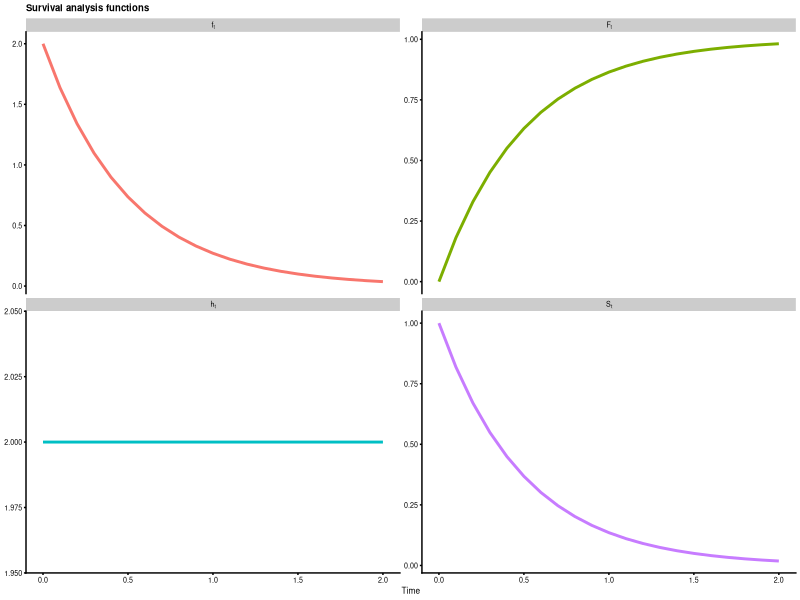
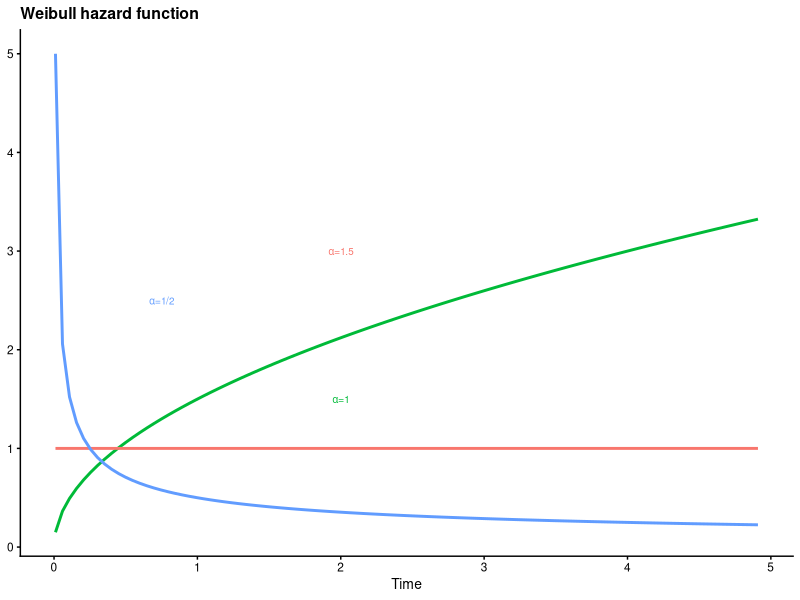
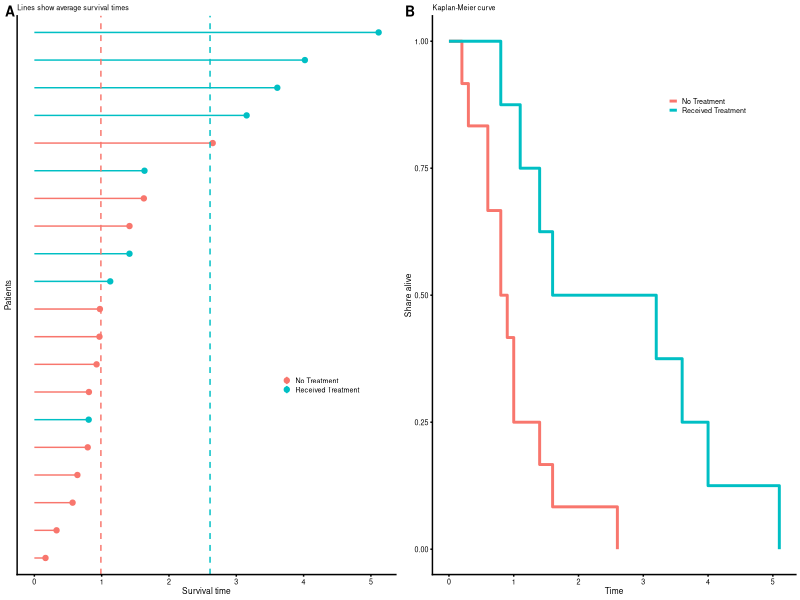

Write the R code that produced these figures, in order.
## ---- chunk 1
# Call in the CRAN packages
ll <- c('tidyverse','magrittr','cowplot','scales','ggrepel','GGally','forcats','stringr')
        # 'survival','smcure','survminer')
sapply(ll,function(l) require(l,character.only = T))
## ---- chunk 2
# Use theta=2
F.t <- function(t) { pexp(t,rate=2) }
f.t <- function(t) { dexp(t,rate=2) }
S.t <- function(t) { 1 - F.t(t) }
h.t <- function(t) { f.t(t)/S.t(t) }
# Generate data
dat1 <- data.frame(t=seq(0,2,0.1)) %>%
          mutate(Ft=F.t(t),ft=f.t(t),St=S.t(t),ht=h.t(t)) %>%
          gather(dist,val,-t) %>% tbl_df %>% mutate(dist=gsub('t','[t]',dist))
# Plot
ggplot(dat1,aes(x=t,y=val,color=dist)) + geom_line(size=1,show.legend=F) +
  facet_wrap(~dist,scales='free_y',labeller=label_parsed) + theme_cowplot(font_size = 6) +
  labs(x='Time') + ggtitle('Survival analysis functions') + theme(axis.title.y=element_blank())
## ---- chunk 3
h.weibull <- function(t,alpha,theta=1) { alpha*(theta^alpha)*t^(alpha-1) }
# Make the text mapping
tmap <- data.frame(x=c(2,2,0.75),y=c(3,1.5,2.5),lab=c("alpha*'=1.5'","alpha*'=1'","alpha*'=1/2'"))
cmap <- c("#F8766D","#00BA38","#619CFF")

ggplot(data.frame(t=seq(0.01,5,0.1)),aes(x=t)) + theme_cowplot(font_size=10) +
  stat_function(fun=h.weibull,args=list(alpha=1.5),color=cmap[2],size=1) + 
  stat_function(fun=h.weibull,args=list(alpha=1.0),color=cmap[1],size=1) + 
  stat_function(fun=h.weibull,args=list(alpha=0.5),color=cmap[3],size=1) + 
  labs(x='Time') + theme(axis.title.y=element_blank()) + 
  geom_text(data=tmap,aes(x=x,y=y,label=lab,color=lab),inherit.aes=F,parse=T,show.legend=F,size=2.5) + 
  ggtitle('Weibull hazard function')
## ---- chunk 4
set.seed(1)
n <- 20 # Number of patients
alpha <- 1.5
X <- data.frame(patient=str_c('id',1:n),iota=rep(1,n),treatment=sample(c(0,1),n,replace=T))
beta <- c(1,2)
# Generate observed survival times
t.obs <- rweibull(n,shape=1.5,scale=(as.matrix(X[,c('iota','treatment')])%*%beta))
X.obs <- cbind(t.obs,X)
## ---- chunk 5
cp <- 6
# Get average survival times
mu1 <- group_by(X.obs,treatment) %>% summarise(mu=mean(t.obs))
# Plot
p1 <- 
ggplot(X.obs,aes(y=t.obs,x=fct_reorder(patient,t.obs),color=factor(treatment))) + 
  coord_flip() + geom_point() + theme_cowplot(font_size=cp) + 
  scale_color_discrete(name='',labels=c('No Treatment','Received Treatment')) + 
  geom_linerange(aes(ymin=0,ymax=t.obs)) +
  labs(y='Survival time',x='Patients',subtitle='Lines show average survival times') +
  theme(axis.ticks.y=element_blank(),axis.text.y=element_blank(),legend.position=c(0.7,0.35)) +
  geom_hline(data=mu1,aes(yintercept=mu,color=factor(treatment)),show.legend=F,linetype=2)
# KM plot
km.dat <- X.obs %>% tbl_df %>% mutate(time=round(t.obs,1)) %>% arrange(treatment,time) %>%
    group_by(treatment) %>% mutate(at.risk=(length(treatment):1)/length(treatment)) %>%
    mutate(at.risk=lead(at.risk,1),at.risk=ifelse(is.na(at.risk),0,at.risk))
km.dat <- do.call('rbind',split(km.dat,km.dat$treatment) %>% 
                    lapply(.,function(rr)  rbind(mutate(rr[1,],at.risk=1,time=0),rr) ))
p2 <-
ggplot(km.dat,aes(x=time,y=at.risk,color=factor(treatment))) + geom_step(size=1) + 
  theme_cowplot(font_size=cp) +
  scale_color_discrete(name='',labels=c('No Treatment','Received Treatment')) +
  labs(x='Time',y='Share alive',subtitle='Kaplan-Meier curve') + 
  theme(legend.position = c(0.65,0.85))
# Combine
plot_grid(p1,p2,ncol=2,labels=c('A','B'),label_size = 10)

## ---- chunk 6
# Log-likelihood
llik <- function(theta,t,dat) {
  t1 <- theta[1] # alpha
  t2 <- theta[2] # beta_0
  t3 <- theta[3] # beta_1
  -sum(dweibull(x=t,shape=t1,scale=dat %*% rbind(t2,t3),log=T))
}
# Optimize
mlik <- optim(par=c(1,1,1),fn=llik,dat=cbind(1,X.obs$treatment),t=X.obs$t.obs)$par
data.frame(Parameters=c('alpha','beta[0]','beta[1]'),
           True.Value=c(alpha,beta),Maximum.Likelihood=round(mlik,1))
